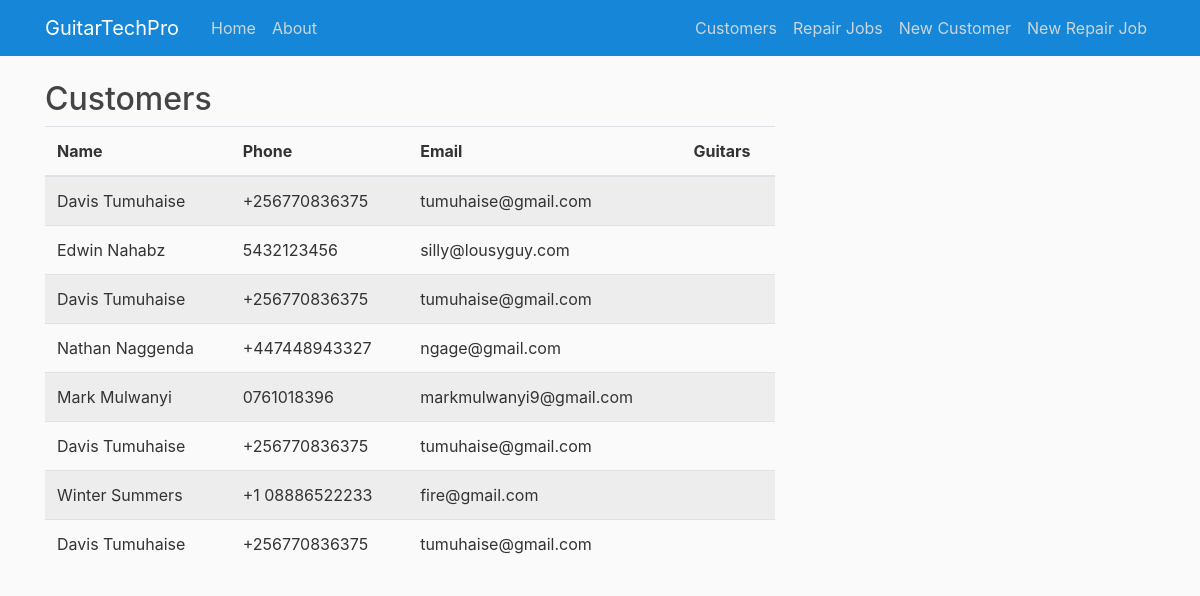
/customers/view, run on the app's committed database.
### app/models.py (models this page shows, shortened)
class Customer(db.Model):
    id = db.Column(db.Integer, primary_key=True)
    firstname = db.Column(db.String(50), nullable=False)
    lastname = db.Column(db.String(50), nullable=False)
    phone = db.Column(db.String(20), nullable=False)
    email = db.Column(db.String(120), nullable=True)
    guitars = db.relationship('Guitar', backref='customer', lazy=True)

### app/routes.py (the view)
@app.route('/customers/view', methods=['GET', 'POST'])
def view_customers():
    customers = Customer.query.all()
    return render_template('view_customers.html', customers=customers)

### app/templates/view_customers.html (shortened to what this page needs)
{% extends 'base.html' %}
{% block content %}
<div class="table-responsive">
    <h2>Customers</h2>
    <table class="table table-striped">
        <thead>
            <tr>
                <th>Name</th>
                <th>Phone</th>
                <th>Email</th>
                <th>Guitars</th>
            </tr>
        </thead>
        <tbody>
            {% for customer in customers %}
            <tr>
                <td>{{ customer.firstname }} {{ customer.lastname }}</td>
                <td>{{ customer.phone }}</td>
                <td>{{ customer.email }}</td>
                <td></td>
            </tr>
            {% endfor %}
        </tbody>
    </table>
</div>
{% endblock content %}

### app/static/main.css (style rules this page uses)
body { background: #fafafa; color: #333333; margin-top: 5rem; }
h1, h2, h3, h4, h5, h6 { color: #444444; }

### data on the page
Customer: firstname "Davis", lastname "Tumuhaise", phone "+256770836375", email "tumuhaise@gmail.com"
Customer: firstname "Edwin", lastname "Nahabz", phone "5432123456", email "silly@lousyguy.com"
Customer: firstname "Davis", lastname "Tumuhaise", phone "+256770836375", email "tumuhaise@gmail.com"
Customer: firstname "Nathan", lastname "Naggenda", phone "+447448943327", email "ngage@gmail.com"
Customer: firstname "Mark", lastname "Mulwanyi", phone "0761018396", email "markmulwanyi9@gmail.com"
Customer: firstname "Davis", lastname "Tumuhaise", phone "+256770836375", email "tumuhaise@gmail.com"
Customer: firstname "Winter", lastname "Summers", phone "+1 08886522233", email "fire@gmail.com"
Customer: firstname "Davis", lastname "Tumuhaise", phone "+256770836375", email "tumuhaise@gmail.com"
